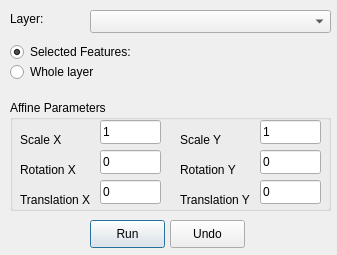
<ui version="4.0" >
 <class>ui</class>
 <widget class="QDialog" name="ui" >
  <property name="geometry" >
   <rect>
    <x>0</x>
    <y>0</y>
    <width>337</width>
    <height>255</height>
   </rect>
  </property>
  <property name="windowTitle" >
   <string>Vector Affine Transformation</string>
  </property>
  <widget class="QLabel" name="labelLayer" >
   <property name="geometry" >
    <rect>
     <x>10</x>
     <y>10</y>
     <width>56</width>
     <height>18</height>
    </rect>
   </property>
   <property name="text" >
    <string>Layer:</string>
   </property>
  </widget>
  <widget class="QComboBox" name="comboBoxLayer" >
   <property name="geometry" >
    <rect>
     <x>90</x>
     <y>10</y>
     <width>241</width>
     <height>23</height>
    </rect>
   </property>
  </widget>
  <widget class="QGroupBox" name="groupBoxParameters" >
   <property name="geometry" >
    <rect>
     <x>10</x>
     <y>100</y>
     <width>321</width>
     <height>111</height>
    </rect>
   </property>
   <property name="title" >
    <string>Affine Parameters</string>
   </property>
   <widget class="QLineEdit" name="lineEditTx" >
    <property name="geometry" >
     <rect>
      <x>90</x>
      <y>80</y>
      <width>61</width>
      <height>24</height>
     </rect>
    </property>
    <property name="text" >
     <string>0</string>
    </property>
   </widget>
   <widget class="QLineEdit" name="lineEditC" >
    <property name="geometry" >
     <rect>
      <x>90</x>
      <y>50</y>
      <width>61</width>
      <height>24</height>
     </rect>
    </property>
    <property name="text" >
     <string>0</string>
    </property>
   </widget>
   <widget class="QLabel" name="labelB" >
    <property name="geometry" >
     <rect>
      <x>170</x>
      <y>60</y>
      <width>61</width>
      <height>20</height>
     </rect>
    </property>
    <property name="text" >
     <string>Rotation Y</string>
    </property>
   </widget>
   <widget class="QLabel" name="labelD" >
    <property name="geometry" >
     <rect>
      <x>170</x>
      <y>30</y>
      <width>51</width>
      <height>20</height>
     </rect>
    </property>
    <property name="text" >
     <string>Scale Y</string>
    </property>
   </widget>
   <widget class="QLabel" name="labelTx" >
    <property name="geometry" >
     <rect>
      <x>10</x>
      <y>90</y>
      <width>72</width>
      <height>20</height>
     </rect>
    </property>
    <property name="text" >
     <string>Translation X</string>
    </property>
   </widget>
   <widget class="QLabel" name="labelC" >
    <property name="geometry" >
     <rect>
      <x>10</x>
      <y>60</y>
      <width>61</width>
      <height>20</height>
     </rect>
    </property>
    <property name="text" >
     <string>Rotation X</string>
    </property>
   </widget>
   <widget class="QLabel" name="labelA" >
    <property name="geometry" >
     <rect>
      <x>10</x>
      <y>30</y>
      <width>51</width>
      <height>20</height>
     </rect>
    </property>
    <property name="text" >
     <string>Scale X</string>
    </property>
   </widget>
   <widget class="QLabel" name="labelTy" >
    <property name="geometry" >
     <rect>
      <x>170</x>
      <y>90</y>
      <width>72</width>
      <height>20</height>
     </rect>
    </property>
    <property name="text" >
     <string>Translation Y</string>
    </property>
   </widget>
   <widget class="QLineEdit" name="lineEditA" >
    <property name="geometry" >
     <rect>
      <x>90</x>
      <y>20</y>
      <width>61</width>
      <height>24</height>
     </rect>
    </property>
    <property name="text" >
     <string>1</string>
    </property>
   </widget>
   <widget class="QLineEdit" name="lineEditD" >
    <property name="geometry" >
     <rect>
      <x>250</x>
      <y>20</y>
      <width>61</width>
      <height>24</height>
     </rect>
    </property>
    <property name="text" >
     <string>1</string>
    </property>
   </widget>
   <widget class="QLineEdit" name="lineEditTy" >
    <property name="geometry" >
     <rect>
      <x>250</x>
      <y>80</y>
      <width>61</width>
      <height>24</height>
     </rect>
    </property>
    <property name="text" >
     <string>0</string>
    </property>
   </widget>
   <widget class="QLineEdit" name="lineEditB" >
    <property name="geometry" >
     <rect>
      <x>250</x>
      <y>50</y>
      <width>61</width>
      <height>24</height>
     </rect>
    </property>
    <property name="text" >
     <string>0</string>
    </property>
   </widget>
  </widget>
  <widget class="QRadioButton" name="radioButtonSelectedFeatures" >
   <property name="geometry" >
    <rect>
     <x>10</x>
     <y>40</y>
     <width>141</width>
     <height>24</height>
    </rect>
   </property>
   <property name="text" >
    <string>Selected Features:</string>
   </property>
   <property name="checked" >
    <bool>true</bool>
   </property>
  </widget>
  <widget class="QRadioButton" name="radioButtonWholeLayer" >
   <property name="geometry" >
    <rect>
     <x>10</x>
     <y>60</y>
     <width>141</width>
     <height>24</height>
    </rect>
   </property>
   <property name="text" >
    <string>Whole layer</string>
   </property>
   <property name="checked" >
    <bool>false</bool>
   </property>
  </widget>
  <widget class="QPushButton" name="pushButtonRun" >
   <property name="geometry" >
    <rect>
     <x>90</x>
     <y>220</y>
     <width>75</width>
     <height>28</height>
    </rect>
   </property>
   <property name="text" >
    <string>Run</string>
   </property>
  </widget>
  <widget class="QPushButton" name="pushButtonUndo" >
   <property name="geometry" >
    <rect>
     <x>170</x>
     <y>220</y>
     <width>75</width>
     <height>28</height>
    </rect>
   </property>
   <property name="text" >
    <string>Undo</string>
   </property>
  </widget>
 </widget>
 <tabstops>
  <tabstop>comboBoxLayer</tabstop>
  <tabstop>radioButtonSelectedFeatures</tabstop>
  <tabstop>radioButtonWholeLayer</tabstop>
  <tabstop>lineEditA</tabstop>
  <tabstop>lineEditC</tabstop>
  <tabstop>lineEditTx</tabstop>
  <tabstop>lineEditD</tabstop>
  <tabstop>lineEditB</tabstop>
  <tabstop>lineEditTy</tabstop>
 </tabstops>
 <resources/>
 <connections/>
</ui>
